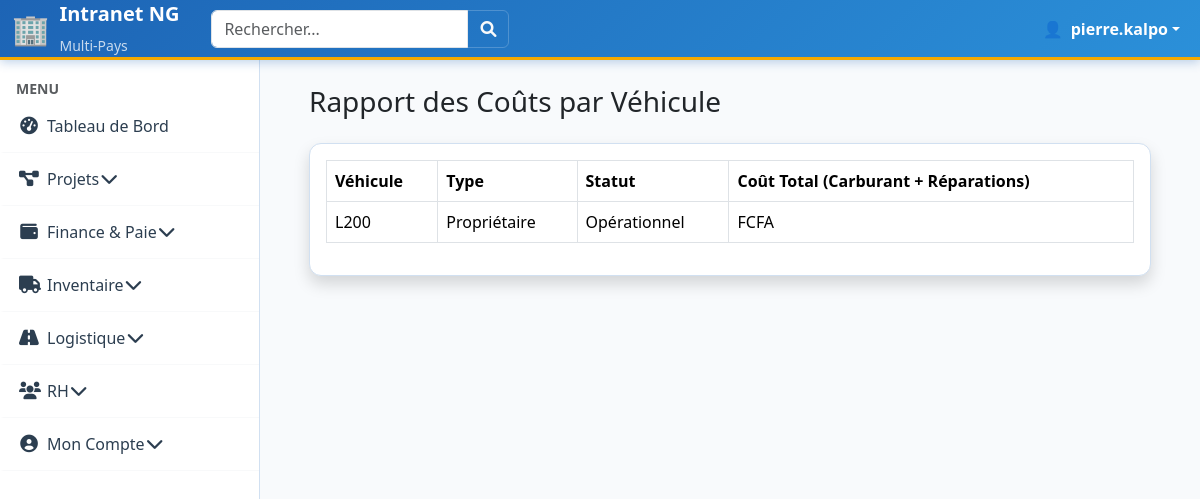
The app's page /reporting/cost-per-vehicle/ (signed in) with its own data.
### users/models.py (models this page shows, shortened)
class CustomUser(AbstractUser):
    phone_number = models.CharField(
        max_length=20, blank=True, null=True, verbose_name="Numéro de téléphone"
    )
    salaire_mensuel_base = models.DecimalField(
        max_digits=10, decimal_places=2, default=Decimal("0.00"), verbose_name=_("Salaire Mensuel de Base")
    )
    statut_actuel = models.CharField(
        max_length=20,
        choices=EMPLOYEE_STATUS_CHOICES,
        default="ACTIF",
        verbose_name=_("Statut actuel"),
    )
    class Meta:
        verbose_name = "Employé"
        verbose_name_plural = "Employés"
    def is_team_lead_user(self):
        return self.groups.filter(name__iexact="Team_Lead").exists()
    def is_coordinator_user(self):
        user_roles = {r.lower() for r in self.get_active_role_names()}
        return (
            "coordinateur de projet" in user_roles or "coordinateur_de_projet" in user_roles
        )
    def is_field_team_user(self):
        user_roles = {r.lower() for r in self.get_active_role_names()}
        return "field team" in user_roles or "field_team" in user_roles
    @property
    def is_cm(self):
        user_roles = {r.lower() for r in self.get_active_role_names()}
        return "country manager" in user_roles or "country_manager" in user_roles
    @property
    def is_coordinator(self):
        return self.is_coordinator_user()
    @property
    def is_field_team(self):
        return self.is_field_team_user()
    @property
    def is_team_lead(self):
        return self.is_team_lead_user()
    @property
    def active_country_ids(self):
        if not self.is_authenticated:
            return []
        return list(
            self.assignments.filter(is_active=True, country__is_active=True)
            .values_list("country_id", flat=True)
            .distinct()
        )
    def get_active_role_names(self):
        if not self.is_authenticated:
            return set()
        return set(
            self.assignments.filter(
                is_active=True, country__is_active=True
            ).values_list("role__name", flat=True)
        )

### logistique/models.py (models this page shows, shortened)
class Vehicule(models.Model):
    TYPE_CHOICES = (
        ("PROPRIETAIRE", _("Propriétaire")),
        ("LOUE", _("Loué")),
    )
    STATUT_CHOICES = (
        ("OPERATIONNEL", _("Opérationnel")),
        ("EN_REPARATION", _("En réparation")),
        ("HORS_SERVICE", _("Hors service")),
    )
    nom_vehicule = models.CharField(max_length=200, verbose_name=_("Nom du véhicule"))
    type = models.CharField(max_length=20, choices=TYPE_CHOICES, verbose_name=_("Type"))
    statut = models.CharField(max_length=20, choices=STATUT_CHOICES, default="OPERATIONNEL", verbose_name=_("Statut"))
    class Meta:
        verbose_name = _("Véhicule")
        verbose_name_plural = _("Véhicules")

### reporting/views.py (the view)
# urls.py: path('cost-per-vehicle/', views.cost_per_vehicle_report_view, name='cost_per_vehicle_report'),
@login_required
def cost_per_vehicle_report_view(request):
    vehicules_qs = Vehicule.objects.all()
    vehicules_with_cost = vehicules_qs.annotate(
        total_cost=Sum('depenses__montant', filter=Q(depenses__categorie__in=['CARBURANT', 'REPARATION_VEHICULE']))
    )
    context = {
        'vehicules': vehicules_with_cost,
    }
    return render(request, 'reporting/cost_per_vehicle_report.html', context)

### core/context_processors.py (called while the page is built)
def user_countries_processor(request):
    user = request.user
    countries = []
    active_country_ids = []
    if user.is_authenticated:
        active_country_ids = user.active_country_ids
        countries = Country.objects.filter(id__in=active_country_ids)
    return {
        "user_countries": countries,
        "active_country_ids": active_country_ids,  # Cette variable est maintenant toujours définie
    }

### reporting/templates/reporting/cost_per_vehicle_report.html (shortened to what this page needs)
{% extends 'core/base.html' %}
{% block content %}
<div class="container-fluid">
    <h1 class="h3 mb-4 text-gray-800">Rapport des Coûts par Véhicule</h1>
    <div class="card shadow mb-4">
        <div class="card-body">
            <div class="table-responsive">
                <table class="table table-bordered" id="dataTable" width="100%" cellspacing="0">
                    <thead>
                        <tr>
                            <th>Véhicule</th>
                            <th>Type</th>
                            <th>Statut</th>
                            <th>Coût Total (Carburant + Réparations)</th>
                        </tr>
                    </thead>
                    <tbody>
                        {% for vehicule in vehicules %}
                        <tr>
                            <td>{{ vehicule.nom_vehicule }}</td>
                            <td>{{ vehicule.get_type_display }}</td>
                            <td>{{ vehicule.get_statut_display }}</td>
                            <td>{{ vehicule.total_cost|floatformat:2 }} FCFA</td>
                        </tr>
                        {% endfor %}
                    </tbody>
                </table>
            </div>
        </div>
    </div>
</div>
{% endblock %}

### core/templates/core/base.html (shortened to what this page needs)
{% load static %}
<!DOCTYPE html>
<html lang="fr">
<head>
    <link href="https://cdn.jsdelivr.net/npm/bootstrap@5.3.3/dist/css/bootstrap.min.css" rel="stylesheet">
    <link rel="stylesheet" href="https://cdnjs.cloudflare.com/ajax/libs/font-awesome/6.0.0-beta3/css/all.min.css">
</head>
<body>
    <nav class="navbar navbar-expand-lg navbar-custom fixed-top">
        <div class="container-fluid">
            <a class="navbar-brand fw-bold d-flex align-items-center" href="{% url 'home' %}">
                <span style="font-size: 1.5em; margin-right: 10px;">🏢</span>
                <div>
                    <div>Intranet NG</div>
                    <small class="opacity-75" style="font-size: 0.7em; font-weight: 400;">Multi-Pays</small>
                </div>
            </a>
            <form class="d-flex ms-3" role="search">
                <div class="input-group">
                    <input class="form-control" type="search" placeholder="Rechercher..." aria-label="Search">
                    <button class="btn btn-outline-light" type="submit" style="border-color: rgba(255,255,255,0.2);">
                        <i class="fas fa-search"></i>
                    </button>
                </div>
            </form>
            <div class="d-flex ms-auto">
                <ul class="navbar-nav">
                    {% if user.is_authenticated %}
                        <li class="nav-item dropdown">
                            <a class="nav-link dropdown-toggle d-flex align-items-center" href="#" role="button" data-bs-toggle="dropdown">
                                <span class="me-2">👤</span>
                                <strong>{{ user.username }}</strong>
                            </a>
                        </li>
                    {% else %}
                        <li class="nav-item">
                            <a class="nav-link" href="{% url 'login' %}">Connexion</a>
                        </li>
                    {% endif %}
                </ul>
            </div>
        </div>
    </nav>
    <div id="sidebar-wrapper">
        <ul class="sidebar-nav list-group list-group-flush">
            <li class="sidebar-item sidebar-title mt-3">
                <span class="text-uppercase text-muted small fw-bold px-3">Menu</span>
            </li>
            <li class="sidebar-item">
                <a class="sidebar-link {% if request.resolver_match.url_name == 'home' %}active{% endif %}" href="{% url 'home' %}">
                    <i class="fas fa-tachometer-alt me-2"></i> Tableau de Bord
                </a>
            </li>
            <li class="sidebar-item">
                <a class="sidebar-link" data-bs-toggle="collapse" href="#projets-collapse" role="button" aria-expanded="false" aria-controls="projets-collapse">
                    <i class="fas fa-project-diagram me-2"></i> Projets <i class="fas fa-chevron-down float-end"></i>
                </a>
            </li>
            {% if is_cm or is_coordinator or user.is_staff %}
            <li class="sidebar-item">
                <a class="sidebar-link {% if 'finance' in request.path %}active{% endif %}" data-bs-toggle="collapse" href="#finance-collapse" role="button" aria-expanded="false" aria-controls="finance-collapse">
                    <i class="fas fa-wallet me-2"></i> Finance & Paie <i class="fas fa-chevron-down float-end"></i>
                </a>
            </li>
            <li class="sidebar-item">
                <a class="sidebar-link {% if 'inventaire' in request.path %}active{% endif %}" data-bs-toggle="collapse" href="#inventaire-collapse" role="button" aria-expanded="false" aria-controls="inventaire-collapse">
                    <i class="fas fa-truck me-2"></i> Inventaire <i class="fas fa-chevron-down float-end"></i>
                </a>
            </li>
            <li class="sidebar-item">
                <a class="sidebar-link {% if 'logistique' in request.path %}active{% endif %}" data-bs-toggle="collapse" href="#logistique-collapse" role="button" aria-expanded="false" aria-controls="logistique-collapse">
                    <i class="fas fa-road me-2"></i> Logistique <i class="fas fa-chevron-down float-end"></i>
                </a>
            </li>
            <li class="sidebar-item">
                <a class="sidebar-link {% if 'rh' in request.path %}active{% endif %}" data-bs-toggle="collapse" href="#rh-collapse" role="button" aria-expanded="false" aria-controls="rh-collapse">
                    <i class="fas fa-users me-2"></i> RH <i class="fas fa-chevron-down float-end"></i>
                </a>
            </li>
            {% endif %}
            <li class="sidebar-item">
                <a class="sidebar-link" data-bs-toggle="collapse" href="#account-collapse" role="button" aria-expanded="false" aria-controls="account-collapse">
                    <i class="fas fa-user-circle me-2"></i> Mon Compte <i class="fas fa-chevron-down float-end"></i>
                </a>
            </li>
        </ul>
    </div>
    <div id="page-content-wrapper">
        <div class="container-fluid">
            <div id="mainContent">
                {% block content %}
                {% endblock %}
            </div>
        </div>
    </div>
</body>
</html>

### core/templates/core/base.html (style rules this page uses)
:root { --header-height: 60px; --sidebar-width: 260px; --primary-blue: #1D64B5; --secondary-blue: #2B90D9; --light-blue: #D1E0F1; --primary-orange: #F4A900; --accent-yellow: #FFD166; --sidebar-active-bg: var(--light-blue); --sidebar-active-text: var(--primary-blue); --content-bg: #f8fafc; --success-color: #27ae60; --warning-color: var(--primary-orange); --danger-color: #e74c3c; }
body { background-color: var(--content-bg); padding-top: var(--header-height); min-height: 100vh; font-family: 'Segoe UI', Tahoma, Geneva, Verdana, sans-serif; margin: 0; }
.navbar-custom { background: linear-gradient(135deg, var(--primary-blue) 0%, var(--secondary-blue) 100%) !important; border-bottom: 3px solid var(--primary-orange); box-shadow: 0 2px 10px rgba(29, 100, 181, 0.3); height: var(--header-height); position: fixed; top: 0; left: 0; right: 0; z-index: 1030; }
.navbar-custom .navbar-brand, .navbar-custom .nav-link { color: white !important; font-weight: 600; }
#sidebar-wrapper { position: fixed; top: var(--header-height); bottom: 0; left: 0; width: var(--sidebar-width); background: white; border-right: 1px solid var(--light-blue); z-index: 1020; overflow-y: auto; transition: transform 0.3s ease; }
.sidebar-link { display: flex; align-items: center; color: #2c3e50; text-decoration: none; font-weight: 500; padding: 14px 20px 14px 15px; border-left: 4px solid transparent; transition: all 0.3s ease; border-bottom: 1px solid #f8f9fa; }
.sidebar-link i { margin-right: 12px; width: 20px; text-align: center; font-size: 1.1em; }
#page-content-wrapper { margin-left: var(--sidebar-width); width: calc(100% - var(--sidebar-width)); padding: 25px; min-height: calc(100vh - var(--header-height)); background-color: var(--content-bg); transition: all 0.3s ease; margin-top: 0; }
.card { border: none; border-radius: 12px; box-shadow: 0 4px 15px rgba(29, 100, 181, 0.1); transition: all 0.3s ease; border: 1px solid var(--light-blue); }

### records on screen
CustomUser: username "pierre.kalpo"
Vehicule: nom_vehicule "L200", type "Propriétaire", statut "Opérationnel"
